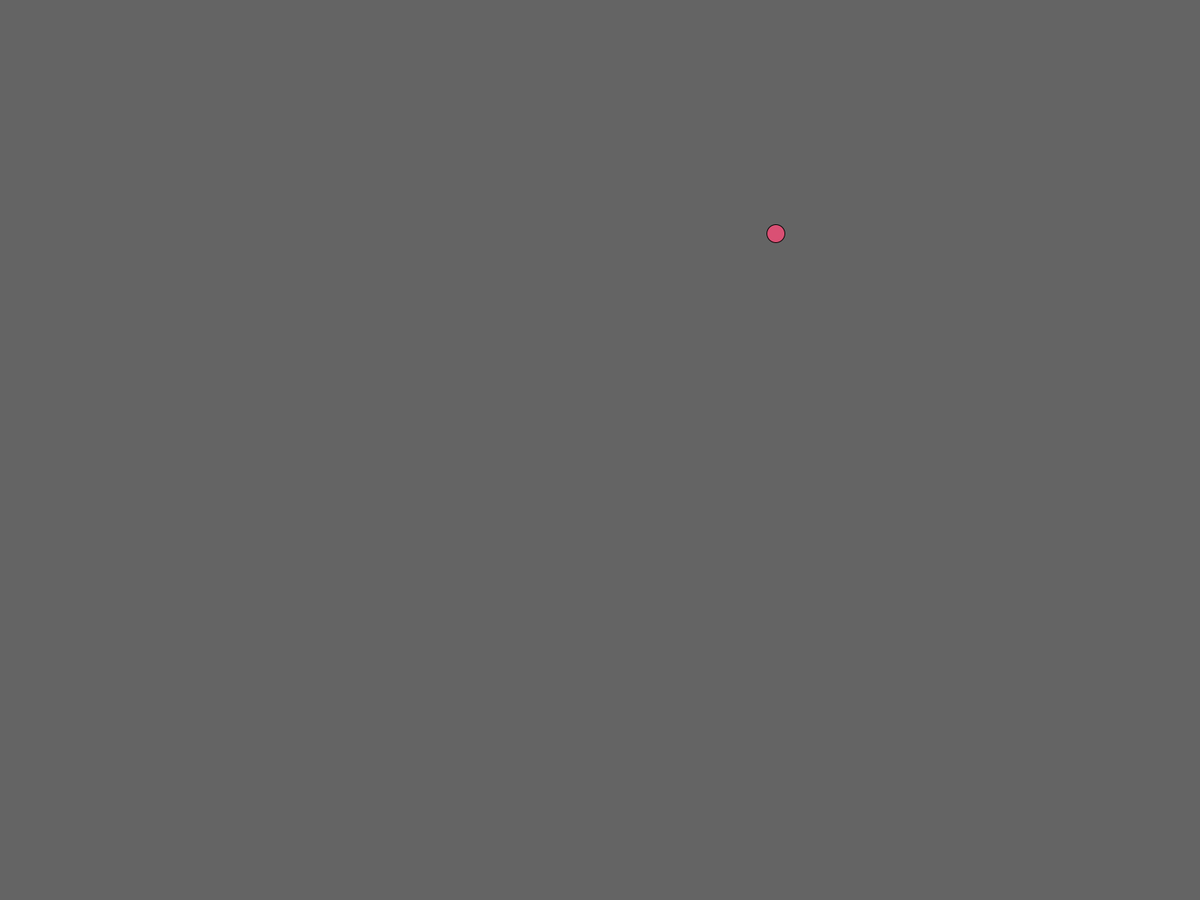
Frame 1 (no input)
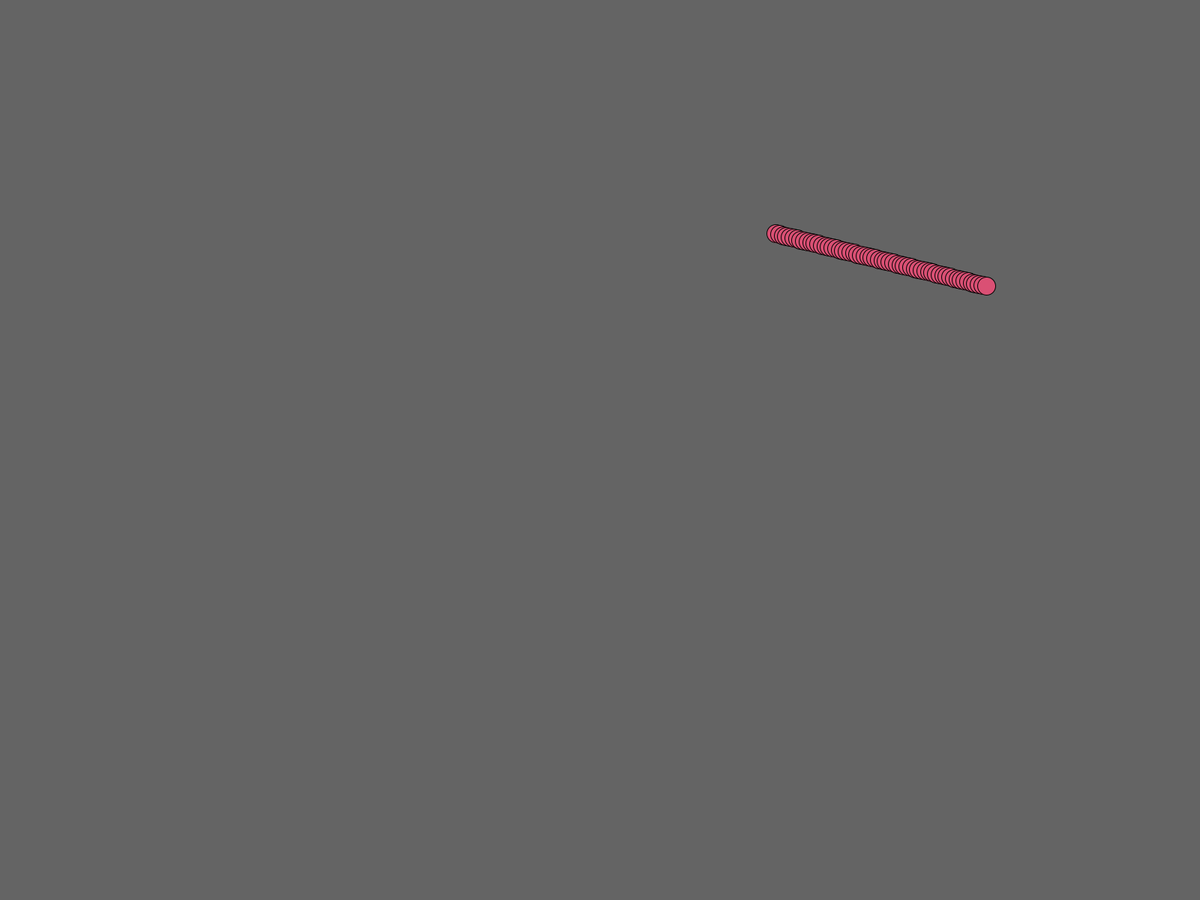
Frame 60 (the mouse pressed at the canvas centre just before this capture)
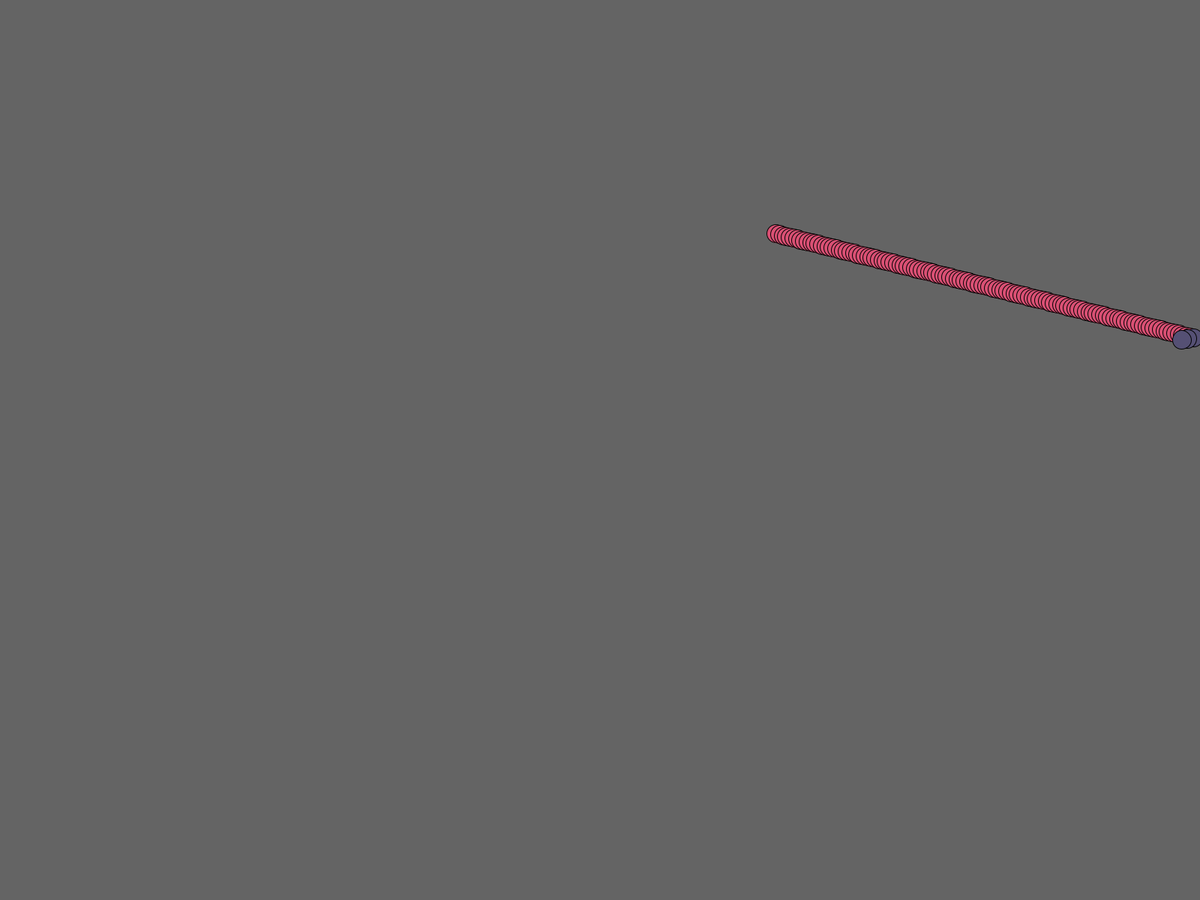
Frame 120 (the mouse held since frame 60 and released just before this capture)

The Processing sketch that drew these frames (run headless with seeded random() and noise(); from frame 60 on, the mouse is pressed at the canvas centre):

// Processing sketch: bouncing_ball_good
// ── bouncing_ball_good.pde
float circleX;
float circleY;
float directionX;
float directionY;
float colour0;
float colour1;
float colour2;
float randomSize;


void setup() {
  noCursor();
  fullScreen();
  circleX = random(0, width);
  circleY = random(0, height);
  directionX = random(0, 5);
  directionY = random(0, 5);
  colour0 = random(0, 255);
  colour1 = random(0, 255);
  colour2 = random(0, 255);
  randomSize = 24;
  background(100);
  //noStroke();
}

void draw() {
  
  //draw
  //background(50);
  fill(colour0, colour1, colour2);
  ellipse(circleX, circleY, randomSize, randomSize);

  //logic
  circleX = circleX + directionX;
  circleY = circleY + directionY;

  if (circleX > width-12) {
    directionX = random(-12, -4);
    colour0 = random(0, 255);
    randomSize = random(20, 70);
  }

  if (circleY > height-12) {
    directionY = random(-13, -5);
    colour1 = random(0, 255);
    randomSize = random(20, 70);
  }


  if (circleX < 10) {
    directionX = random(6, 25);
    colour2 = random(0, 255);
    randomSize = random(20, 40);
  }

  if (circleY < 10) {
    directionY = random(8, 15);
    colour0 = random(0, 255);
    randomSize = random(20, 70);
  }
}
